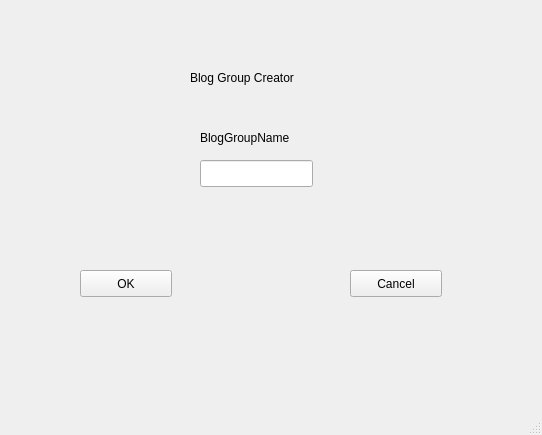
<?xml version="1.0" encoding="UTF-8"?>
<ui version="4.0">
 <class>CreateBlogGroup</class>
 <widget class="QMainWindow" name="CreateBlogGroup">
  <property name="geometry">
   <rect>
    <x>0</x>
    <y>0</y>
    <width>542</width>
    <height>435</height>
   </rect>
  </property>
  <property name="windowTitle">
   <string>MainWindow</string>
  </property>
  <widget class="QWidget" name="centralwidget">
   <widget class="QLabel" name="label">
    <property name="geometry">
     <rect>
      <x>190</x>
      <y>70</y>
      <width>131</width>
      <height>16</height>
     </rect>
    </property>
    <property name="text">
     <string>Blog Group Creator</string>
    </property>
   </widget>
   <widget class="QLineEdit" name="groupNameEdit">
    <property name="geometry">
     <rect>
      <x>200</x>
      <y>160</y>
      <width>113</width>
      <height>27</height>
     </rect>
    </property>
   </widget>
   <widget class="QLabel" name="label_2">
    <property name="geometry">
     <rect>
      <x>200</x>
      <y>130</y>
      <width>141</width>
      <height>16</height>
     </rect>
    </property>
    <property name="text">
     <string>BlogGroupName</string>
    </property>
   </widget>
   <widget class="QPushButton" name="OKButton">
    <property name="geometry">
     <rect>
      <x>80</x>
      <y>270</y>
      <width>92</width>
      <height>27</height>
     </rect>
    </property>
    <property name="text">
     <string>OK</string>
    </property>
   </widget>
   <widget class="QPushButton" name="cancelButton">
    <property name="geometry">
     <rect>
      <x>350</x>
      <y>270</y>
      <width>92</width>
      <height>27</height>
     </rect>
    </property>
    <property name="text">
     <string>Cancel</string>
    </property>
   </widget>
   <widget class="QLabel" name="errorText">
    <property name="geometry">
     <rect>
      <x>100</x>
      <y>210</y>
      <width>351</width>
      <height>20</height>
     </rect>
    </property>
    <property name="text">
     <string/>
    </property>
   </widget>
  </widget>
  <widget class="QMenuBar" name="menubar">
   <property name="geometry">
    <rect>
     <x>0</x>
     <y>0</y>
     <width>542</width>
     <height>21</height>
    </rect>
   </property>
  </widget>
  <widget class="QStatusBar" name="statusbar"/>
 </widget>
 <resources/>
 <connections/>
</ui>
